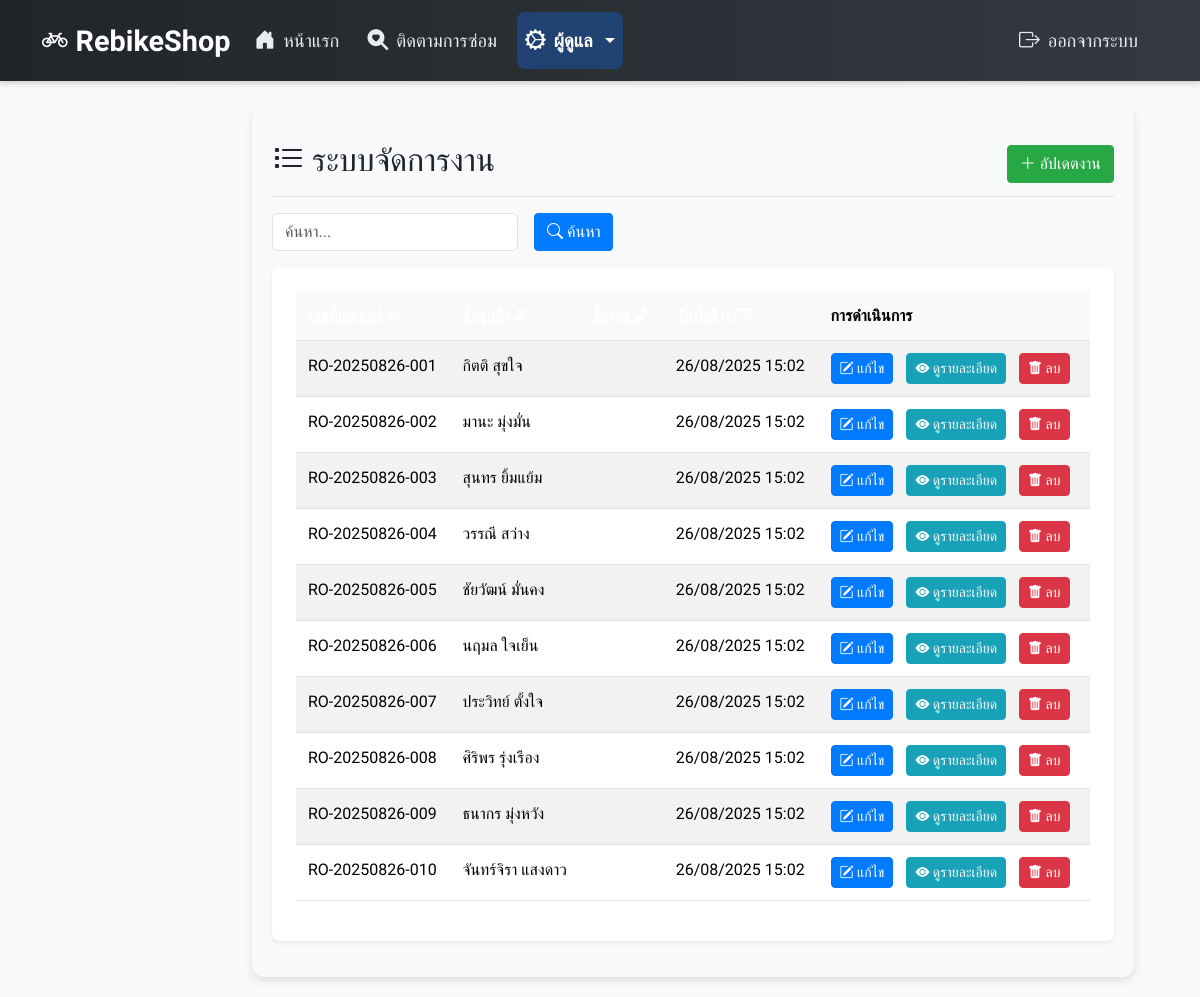
The page /admin/customers/list.php (signed in) on the database its author committed.
### tables this page shows
CREATE TABLE `repair_orders` (
  `id` int(11) NOT NULL,
  `customer_id` int(11) NOT NULL,
  `bike_id` int(11) NOT NULL,
  `order_number` varchar(20) NOT NULL,
  `received_date` timestamp NOT NULL DEFAULT current_timestamp(),
  `estimated_completion` date DEFAULT NULL,
  `status` enum('received','diagnosing','repairing','waiting_parts','completed','delivered') DEFAULT 'received',
  `total_cost` decimal(10,2) DEFAULT NULL,
  `notes` text DEFAULT NULL,
  `created_at` timestamp NOT NULL DEFAULT current_timestamp(),
  `updated_at` timestamp NOT NULL DEFAULT current_timestamp() ON UPDATE current_timestamp(),
  `brand` varchar(100) NOT NULL,
  `model` varchar(100) DEFAULT NULL,
  `color` varchar(50) DEFAULT NULL,
  `name` varchar(255) NOT NULL DEFAULT ''
);

CREATE TABLE `customers` (
  `id` int(11) NOT NULL,
  `first_name` varchar(100) NOT NULL,
  `last_name` varchar(100) NOT NULL,
  `phone` varchar(20) NOT NULL,
  `email` varchar(100) DEFAULT NULL,
  `address` text DEFAULT NULL,
  `district` varchar(100) DEFAULT NULL,
  `province` varchar(100) DEFAULT NULL,
  `zip_code` varchar(10) DEFAULT NULL,
  `notes` text DEFAULT NULL,
  `created_at` timestamp NOT NULL DEFAULT current_timestamp(),
  `updated_at` timestamp NOT NULL DEFAULT current_timestamp() ON UPDATE current_timestamp()
);

### admin/customers/list.php (the view, shortened to what this page needs)
<?php
require_once '../../includes/db_connect.php';
$search = isset($_GET['search']) ? $_GET['search'] : '';
$sort = isset($_GET['sort']) ? $_GET['sort'] : 'created_at';
$order = isset($_GET['order']) ? $_GET['order'] : 'DESC';
$sql = "SELECT ro.*, c.id AS customer_id, c.first_name, c.last_name
        FROM repair_orders ro
        JOIN customers c ON ro.customer_id = c.id
        WHERE 1=1";
$params = [];
$sql .= " ORDER BY $sort $order";
$stmt = $pdo->prepare($sql);
$stmt->execute($params);
$works = $stmt->fetchAll(PDO::FETCH_ASSOC);
?>
<!DOCTYPE html>
<html lang="th">
<head>
    <link href="https://cdn.jsdelivr.net/npm/bootstrap@5.3.3/dist/css/bootstrap.min.css" rel="stylesheet">
    <link rel="stylesheet" href="https://cdn.jsdelivr.net/npm/bootstrap-icons@1.11.1/font/bootstrap-icons.css">
    <link rel="stylesheet" href="/NNN.1/css/style.css">
</head>
<body>
    <?php include '../../includes/header.php'; ?>
            <main class="col-md-9 ms-sm-auto col-lg-10 px-md-4">
                <div class="dashboard-card">
                    <div class="d-flex justify-content-between flex-wrap flex-md-nowrap align-items-center pt-3 pb-2 mb-3 border-bottom">
                        <h1 class="h2"><i class="bi bi-list-task me-2"></i>ระบบจัดการงาน</h1>
                        <div class="btn-toolbar mb-2 mb-md-0">
                            <a href="/NNN.1/admin/customers/add.php" class="btn btn-success"><i class="bi bi-plus-lg me-1"></i>อัปเดตงาน</a>
                        </div>
                    </div>
                    <div class="mb-3">
                        <form method="GET" action="" class="row g-3">
                            <div class="col-auto">
                                <input type="text" class="form-control" name="search" placeholder="ค้นหา..." value="<?php echo htmlspecialchars($search); ?>">
                            </div>
                            <div class="col-auto">
                                <button type="submit" class="btn btn-primary"><i class="bi bi-search me-1"></i>ค้นหา</button>
                            </div>
                        </form>
                    </div>
                    <div class="card table-responsive">
                        <?php if (count($works) > 0): ?>
                            <table class="table table-striped table-hover">
                                <thead>
                                    <tr>
                                        <th><a href="?sort=order_number&order=<?php echo $sort === 'order_number' && $order === 'ASC' ? 'DESC' : 'ASC'; ?>" class="text-white">เลขที่ออเดอร์ <i class="bi bi-sort-alpha-down"></i></a></th>
                                        <th><a href="?sort=first_name&order=<?php echo $sort === 'first_name' && $order === 'ASC' ? 'DESC' : 'ASC'; ?>" class="text-white">ชื่อลูกค้า <i class="bi bi-person-lines-fill"></i></a></th>
                                        <th><a href="?sort=name&order=<?php echo $sort === 'name' && $order === 'ASC' ? 'DESC' : 'ASC'; ?>" class="text-white">ชื่องาน <i class="bi bi-wrench-adjustable"></i></a></th>
                                        <th><a href="?sort=created_at&order=<?php echo $sort === 'created_at' && $order === 'ASC' ? 'DESC' : 'ASC'; ?>" class="text-white">วันที่สร้าง <i class="bi bi-calendar-date"></i></a></th>
                                        <th>การดำเนินการ</th>
                                    </tr>
                                </thead>
                                <tbody>
                                    <?php foreach ($works as $work): ?>
                                        <tr>
                                            <td><?php echo htmlspecialchars($work['order_number']); ?></td>
                                            <td><?php echo htmlspecialchars($work['first_name'] . ' ' . $work['last_name']); ?></td>
                                            <td><?php echo isset($work['name']) ? htmlspecialchars($work['name']) : '-'; ?></td>
                                            <td><?php echo date('d/m/Y H:i', strtotime($work['created_at'])); ?></td>
                                            <td>
                                                <div class="action-buttons">
                                                    <a href="/NNN.1/admin/customers/edit.php?id=<?php echo $work['customer_id']; ?>" class="btn btn-sm btn-primary"><i class="bi bi-pencil-square"></i> แก้ไข</a>
                                                    <a href="/NNN.1/customer/track.php?order_number=<?php echo urlencode($work['order_number']); ?>" class="btn btn-sm btn-info" target="_blank"><i class="bi bi-eye-fill"></i> ดูรายละเอียด</a>
                                                    <a href="/NNN.1/admin/customers/delete.php?id=<?php echo $work['id']; ?>" class="btn btn-sm btn-danger" onclick="return confirm('คุณแน่ใจหรือไม่ที่จะลบ?');"><i class="bi bi-trash-fill"></i> ลบ</a>
                                                </div>
                                            </td>
                                        </tr>
                                    <?php endforeach; ?>
                                </tbody>
                            </table>
                        <?php else: ?>
                            <div class="alert alert-info m-3"><i class="bi bi-info-circle-fill me-2"></i>ไม่พบข้อมูลงาน</div>
                        <?php endif; ?>
                    </div>
                </div>
            </main>
</body>
</html>

### includes/header.php (shortened to what this page needs)
<!DOCTYPE html>
<html lang="th">
<head>
    <link href="https://cdn.jsdelivr.net/npm/bootstrap@5.3.3/dist/css/bootstrap.min.css" rel="stylesheet">
    <link href="https://cdn.jsdelivr.net/npm/bootstrap-icons@1.11.1/font/bootstrap-icons.css" rel="stylesheet">
    <link rel="stylesheet" href="/NNN.1/css/style.css">
</head>
<body>
    <nav class="navbar navbar-expand-lg navbar-dark">
        <div class="container">
            <a class="navbar-brand" href="/NNN.1/index.php"><i class="bi bi-bicycle"></i>RebikeShop</a>
            <div class="collapse navbar-collapse" id="navbarNav">
                <ul class="navbar-nav me-auto">
                    <li class="nav-item">
                        <a class="nav-link <?php echo basename($_SERVER['PHP_SELF']) === 'index.php' ? 'active' : ''; ?>" href="/NNN.1/index.php" aria-label="หน้าแรก"><i class="bi bi-house-door-fill"></i>หน้าแรก</a>
                    </li>
                    <li class="nav-item">
                        <a class="nav-link <?php echo basename($_SERVER['PHP_SELF']) === 'track.php' ? 'active' : ''; ?>" href="/NNN.1/customer/track.php" aria-label="ติดตามการซ่อม"><i class="bi bi-search-heart-fill"></i>ติดตามการซ่อม</a>
                    </li>
                    <?php if (isset($_SESSION['logged_in']) && $_SESSION['logged_in'] === true && $_SESSION['role'] === 'admin'): ?>
                    <li class="nav-item dropdown">
                        <a class="nav-link dropdown-toggle <?php echo in_array(basename($_SERVER['PHP_SELF']), ['dashboard.php', 'add.php', 'list.php']) ? 'active' : ''; ?>" href="#" id="adminDropdown" role="button" data-bs-toggle="dropdown" aria-expanded="false">
                            <i class="bi bi-gear-wide-connected"></i>ผู้ดูแล
                        </a>
                    </li>
                    <?php endif; ?>
                </ul>
                <ul class="navbar-nav">
                    <?php if (isset($_SESSION['logged_in']) && $_SESSION['logged_in'] === true && $_SESSION['role'] === 'admin'): ?>
                    <li class="nav-item">
                        <a class="nav-link" href="/NNN.1/admin/logout.php" aria-label="ออกจากระบบ"><i class="bi bi-box-arrow-right"></i>ออกจากระบบ</a>
                    </li>
                    <?php else: ?>
                    <li class="nav-item">
                        <a class="nav-link" href="/NNN.1/admin/login.php" aria-label="เข้าสู่ระบบ (ผู้ดูแล)"><i class="bi bi-box-arrow-in-right"></i>เข้าสู่ระบบ (ผู้ดูแล)</a>
                    </li>
                    <?php endif; ?>
                </ul>
            </div>
        </div>
    </nav>
    <div class="container mt-4">
</body>
</html>

### css/style.css (style rules this page uses)
body { font-family: 'Sarabun', sans-serif; background-color: #f8f9fa; margin: 0; padding: 0; line-height: 1.6; }
.navbar-brand { font-weight: bold; font-size: 1.5rem; }
.card { border: none; border-radius: 0.5rem; box-shadow: 0 0.125rem 0.25rem rgba(0, 0, 0, 0.075); background: white; padding: 1.5rem; margin-bottom: 1.5rem; }
.table { width: 100%; border-collapse: collapse; margin-bottom: 1rem; }
.table th, .table td { padding: 0.75rem; text-align: left; border-bottom: 1px solid #dee2e6; }
.table th { border-top: none; font-weight: 600; background-color: #f8f9fa; }
.table-responsive { overflow-x: auto; margin-bottom: 1rem; }
.action-buttons { display: flex; gap: 0.5rem; flex-wrap: wrap; }
.btn { display: inline-block; padding: 0.375rem 0.75rem; border: 1px solid transparent; border-radius: 0.25rem; text-decoration: none; font-weight: 400; text-align: center; vertical-align: middle; cursor: pointer; transition: all 0.15s ease-in-out; }
.btn-sm { padding: 0.25rem 0.5rem; font-size: 0.875rem; }
.btn-primary { color: #fff; background-color: #007bff; border-color: #007bff; }
.btn-success { color: #fff; background-color: #28a745; border-color: #28a745; }
.btn-danger { color: #fff; background-color: #dc3545; border-color: #dc3545; }
.btn-info { color: #fff; background-color: #17a2b8; border-color: #17a2b8; }
.mb-2 { margin-bottom: 1rem; }
.mb-3 { margin-bottom: 1.5rem; }

### admin/customers/list.php (style rules this page uses)
.dashboard-card { background: #f8f9fa; border-radius: 12px; box-shadow: 0 4px 8px rgba(0,0,0,0.1); padding: 20px; margin-bottom: 20px; transition: transform 0.3s; }
.table th { background-color: #0d6efd; color: white; }
.action-buttons .btn { margin-right: 5px; transition: all 0.2s; }

### includes/header.php (style rules this page uses)
.navbar { background: linear-gradient(90deg, #212529, #343a40); box-shadow: 0 2px 6px rgba(0, 0, 0, 0.2); padding: 0.75rem 1rem; }
.navbar-brand { font-weight: 700; font-size: 1.8rem; color: #ffffff; transition: color 0.3s ease, transform 0.3s; display: flex; align-items: center; }
.navbar-brand .bi { font-size: 1.6rem; margin-right: 0.5rem; }
.nav-link { color: #e9ecef !important; font-size: 1.15rem; font-weight: 500; padding: 0.75rem 1.5rem; display: flex; align-items: center; gap: 0.5rem; transition: color 0.3s ease, background-color 0.3s ease, transform 0.3s; }
.nav-link.active { color: #ffffff !important; background-color: rgba(13, 110, 253, 0.3); border-radius: 8px; font-weight: 600; }
.nav-link .bi { font-size: 1.3rem; }
.navbar-nav .nav-item { list-style-type: none !important; margin-right: 0.75rem; }

### rows shown on the page
repair_orders: order_number "RO-20250826-001", customer.last_name "กิตติ สุขใจ", created_at "26/08/2025 15:02"
repair_orders: order_number "RO-20250826-002", customer.last_name "มานะ มุ่งมั่น", created_at "26/08/2025 15:02"
repair_orders: order_number "RO-20250826-003", customer.last_name "สุนทร ยิ้มแย้ม", created_at "26/08/2025 15:02"
repair_orders: order_number "RO-20250826-004", customer.last_name "วรรณี สว่าง", created_at "26/08/2025 15:02"
repair_orders: order_number "RO-20250826-005", customer.last_name "ชัยวัฒน์ มั่นคง", created_at "26/08/2025 15:02"
repair_orders: order_number "RO-20250826-006", customer.last_name "นฤมล ใจเย็น", created_at "26/08/2025 15:02"
repair_orders: order_number "RO-20250826-007", customer.last_name "ประวิทย์ ตั้งใจ", created_at "26/08/2025 15:02"
repair_orders: order_number "RO-20250826-008", customer.last_name "ศิริพร รุ่งเรือง", created_at "26/08/2025 15:02"
repair_orders: order_number "RO-20250826-009", customer.last_name "ธนากร มุ่งหวัง", created_at "26/08/2025 15:02"
repair_orders: order_number "RO-20250826-010", customer.last_name "จันทร์จิรา แสงดาว", created_at "26/08/2025 15:02"
